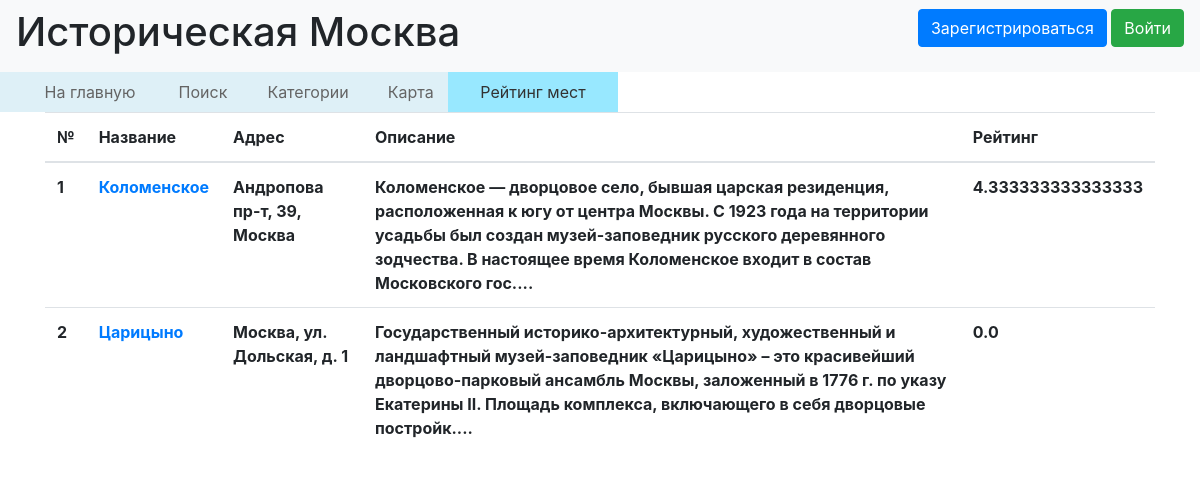
The page /rating on the database its author committed.
### data/places.py (models this page shows)
class Place(SqlAlchemyBase, SerializerMixin):
    __tablename__ = 'places'
    id = sqlalchemy.Column(sqlalchemy.Integer, primary_key=True, autoincrement=True)
    name = sqlalchemy.Column(sqlalchemy.String)
    address = sqlalchemy.Column(sqlalchemy.String)
    about = sqlalchemy.Column(sqlalchemy.String, nullable=True)
    rating = sqlalchemy.Column(sqlalchemy.Float, default=0.0)
    comments_list = sqlalchemy.Column(sqlalchemy.String, default='')
    site = sqlalchemy.Column(sqlalchemy.String, nullable=True)

### main.py (the view)
@app.route('/rating')
def rating():
    session = create_session()
    places = session.query(Place).all()
    places.sort(key=lambda pl: -pl.rating)
    return render_template("rating.html", title='Рейтинг', places=places)

### data/db_session.py (called while the page is built)
def create_session() -> Session:
    global __factory
    return __factory()

### templates/rating.html (shortened to what this page needs)
{% extends "base.html" %}
{% block content %}
<table
        style="margin-left: -127px; text-align: left; width: 700px; height: 40px; background-color: #DEF0F7; "
        border="0" cellpadding="0" cellspacing="2">
    <tbody>
    <tr>
        <td style="text-align: center;"></td>
        <td style="text-align: center;"><a style="color: #646464;" href="/main">
            На главную</a></td>
        <td style="text-align: center"><a style="color: #646464;" href="/search">
            Поиск</a></td>
        <td style="text-align: center;"><a style="color: #646464;" href="/categories">
            Категории</a></td>
        <td style="text-align: center;"><a style="color: #646464;" href="/map">
            Карта</a></td>
        <td style="text-align: center; background-color: #98E8FF"><a style="color: #323232;" href="/rating">
            Рейтинг мест</a></td>
    </tr>
    </tbody>
</table>
<table class="table table-hover">
  <thead>
    <tr>
      <th>№</th>
      <th>Название</th>
      <th>Адрес</th>
      <th>Описание</th>
      <th>Рейтинг</th>
    </tr>
  </thead>
  <tbody>
    {%for place in places %}
        <tr>
          <th>{{place.id}}</th>
          <th><a href="/one_place/{{place.id}}">{{place.name}}</a></th>
          <th>{{place.address}}</th>
          {% set about=place.about[:250]+'....' %}
          <th>{{about}}</th>
          <th>{{place.rating}}</th>
        </tr>
    {% endfor %}
  </tbody>
</table>
{% endblock %}

### rows shown on the page
Place: id "1", name "Коломенское", address "Андропова пр-т, 39, Москва", about "Коломенское — дворцовое село, бывшая царская резиденция, расположенная к югу от центра Москвы. С 1923 года на территории усадьбы был создан музей-заповедник русского деревянного зодчества. В настоящее время Коломенское входит в состав Московского гос....", rating "4.333333333333333"
Place: id "2", name "Царицыно", address "Москва, ул. Дольская, д. 1", about "Государственный историко-архитектурный, художественный и ландшафтный музей-заповедник «Царицыно» – это красивейший дворцово-парковый ансамбль Москвы, заложенный в 1776 г. по указу Екатерины II. Площадь комплекса, включающего в себя дворцовые постройк....", rating "0.0"
